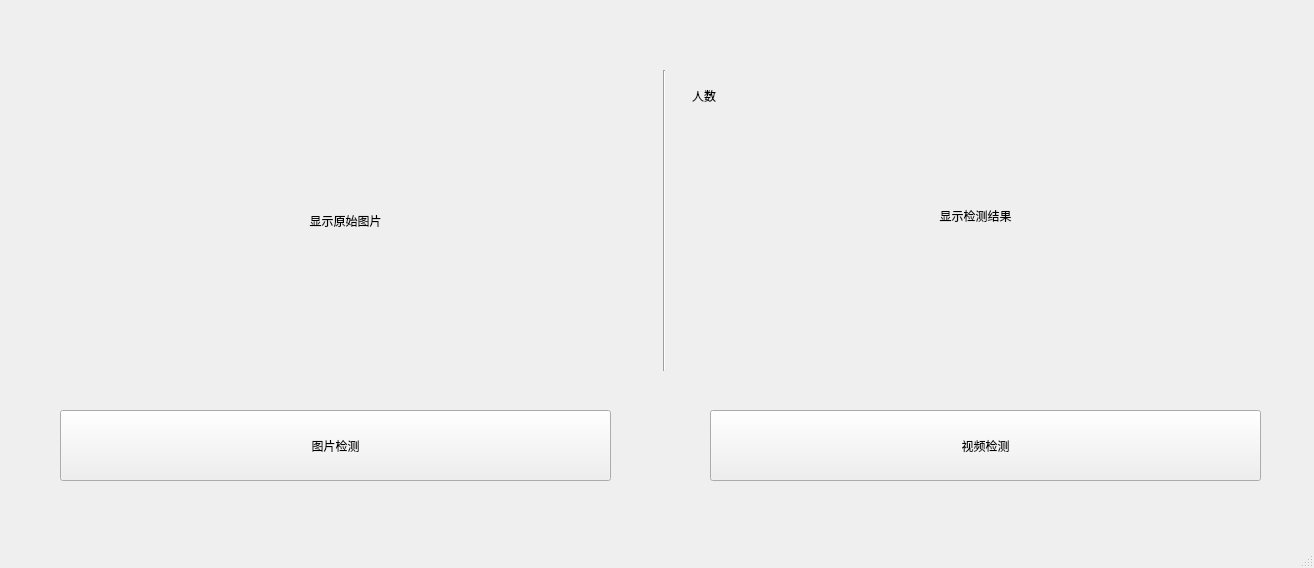
<?xml version="1.0" encoding="UTF-8"?>
<ui version="4.0">
 <class>MainWindow</class>
 <widget class="QMainWindow" name="MainWindow">
  <property name="geometry">
   <rect>
    <x>0</x>
    <y>0</y>
    <width>1314</width>
    <height>568</height>
   </rect>
  </property>
  <property name="windowTitle">
   <string>MainWindow</string>
  </property>
  <widget class="QWidget" name="centralwidget">
   <widget class="QLabel" name="input">
    <property name="geometry">
     <rect>
      <x>60</x>
      <y>70</y>
      <width>571</width>
      <height>301</height>
     </rect>
    </property>
    <property name="text">
     <string>显示原始图片</string>
    </property>
    <property name="scaledContents">
     <bool>true</bool>
    </property>
    <property name="alignment">
     <set>Qt::AlignCenter</set>
    </property>
   </widget>
   <widget class="QLabel" name="output">
    <property name="geometry">
     <rect>
      <x>710</x>
      <y>60</y>
      <width>531</width>
      <height>311</height>
     </rect>
    </property>
    <property name="text">
     <string>显示检测结果</string>
    </property>
    <property name="scaledContents">
     <bool>true</bool>
    </property>
    <property name="alignment">
     <set>Qt::AlignCenter</set>
    </property>
   </widget>
   <widget class="Line" name="line">
    <property name="geometry">
     <rect>
      <x>639</x>
      <y>70</y>
      <width>51</width>
      <height>301</height>
     </rect>
    </property>
    <property name="orientation">
     <enum>Qt::Vertical</enum>
    </property>
   </widget>
   <widget class="QPushButton" name="detec_timage">
    <property name="geometry">
     <rect>
      <x>60</x>
      <y>410</y>
      <width>551</width>
      <height>71</height>
     </rect>
    </property>
    <property name="text">
     <string>图片检测</string>
    </property>
   </widget>
   <widget class="QPushButton" name="detect_video">
    <property name="geometry">
     <rect>
      <x>710</x>
      <y>410</y>
      <width>551</width>
      <height>71</height>
     </rect>
    </property>
    <property name="text">
     <string>视频检测</string>
    </property>
   </widget>
   <widget class="QLabel" name="label">
    <property name="geometry">
     <rect>
      <x>692</x>
      <y>80</y>
      <width>81</width>
      <height>31</height>
     </rect>
    </property>
    <property name="text">
     <string>人数</string>
    </property>
   </widget>
  </widget>
  <widget class="QStatusBar" name="statusbar"/>
 </widget>
 <resources/>
 <connections/>
</ui>
